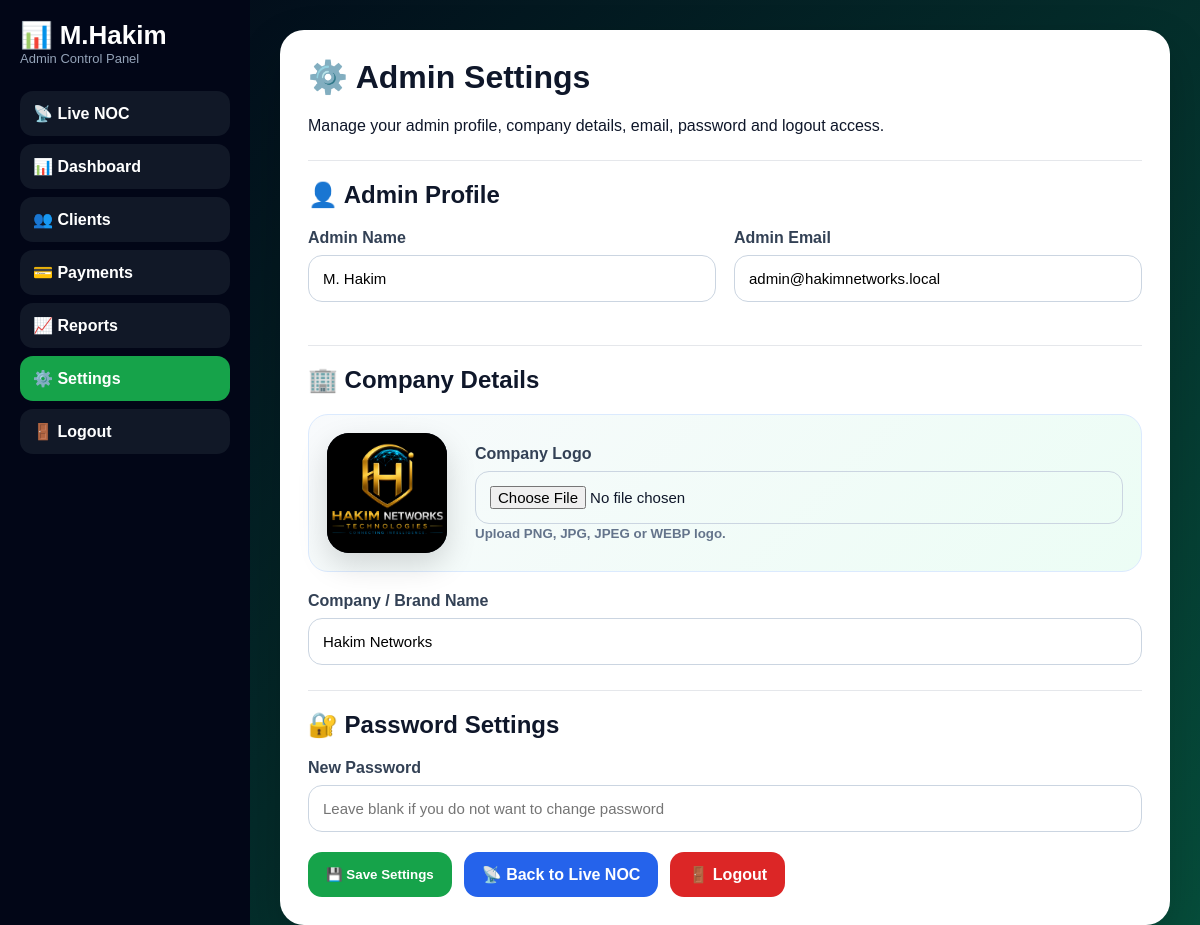
The page /settings.php on the database its author committed.
### tables this page shows
CREATE TABLE `admin_settings` (
  `id` int NOT NULL AUTO_INCREMENT,
  `company_name` varchar(150) DEFAULT NULL,
  `admin_name` varchar(150) DEFAULT NULL,
  `admin_email` varchar(150) DEFAULT NULL,
  `password_hash` varchar(255) DEFAULT NULL,
  `updated_at` timestamp NULL DEFAULT CURRENT_TIMESTAMP ON UPDATE CURRENT_TIMESTAMP,
  `logo_path` varchar(255) DEFAULT NULL,
  PRIMARY KEY (`id`)
);

### settings.php (the view, shortened to what this page needs)
<?php
require_once __DIR__ . "/config/database.php";
$pdo->exec("
    CREATE TABLE IF NOT EXISTS admin_settings (
        id INT PRIMARY KEY AUTO_INCREMENT,
        company_name VARCHAR(150),
        admin_name VARCHAR(150),
        admin_email VARCHAR(150),
        password_hash VARCHAR(255) NULL,
        updated_at TIMESTAMP DEFAULT CURRENT_TIMESTAMP ON UPDATE CURRENT_TIMESTAMP
    )
");
$settings = $pdo->query("SELECT * FROM admin_settings WHERE id=1")->fetch(PDO::FETCH_ASSOC);
?>
<!DOCTYPE html>
<html>
<head>
</head>
<body>
<div class="layout">
<aside class="sidebar">
    <div class="logo">📊 M.Hakim</div>
    <div class="sub">Admin Control Panel</div>
    <div class="nav">
        <a href="noc_final_clean.php">📡 Live NOC</a>
        <a href="noc_final_clean.php">📊 Dashboard</a>
        <a href="clients.php">👥 Clients</a>
        <a href="payments.php">💳 Payments</a>
        <a href="reports.php">📈 Reports</a>
        <a class="active" href="settings.php">⚙️ Settings</a>
        <a href="logout.php">🚪 Logout</a>
    </div>
</aside>
<main class="main">
<div class="card">
    <h1>⚙️ Admin Settings</h1>
    <p>Manage your admin profile, company details, email, password and logout access.</p>
    <form method="POST" enctype="multipart/form-data">
        <h2 class="section-title">👤 Admin Profile</h2>
        <div class="grid">
            <div class="field">
                <label>Admin Name</label>
                <input type="text" name="admin_name" value="<?php echo htmlspecialchars($settings["admin_name"] ?? ""); ?>" required>
            </div>
            <div class="field">
                <label>Admin Email</label>
                <input type="email" name="admin_email" value="<?php echo htmlspecialchars($settings["admin_email"] ?? ""); ?>" required>
            </div>
        </div>
        <h2 class="section-title">🏢 Company Details</h2>
        <div class="logo-box">
            <div class="logo-preview">
                <?php if(!empty($settings["logo_path"])): ?>
                    <img src="<?php echo htmlspecialchars($settings["logo_path"]); ?>" alt="Company Logo">
                <?php else: ?>
                    <span>📡</span>
                <?php endif; ?>
            </div>
            <div>
                <label>Company Logo</label>
                <input type="file" name="company_logo" accept="image/png,image/jpeg,image/jpg,image/webp">
                <small>Upload PNG, JPG, JPEG or WEBP logo.</small>
            </div>
        </div>
        <div class="field">
            <label>Company / Brand Name</label>
            <input type="text" name="company_name" value="<?php echo htmlspecialchars($settings["company_name"] ?? "Hakim Networks"); ?>" required>
        </div>
        <h2 class="section-title">🔐 Password Settings</h2>
        <div class="field">
            <label>New Password</label>
            <input type="password" name="new_password" placeholder="Leave blank if you do not want to change password">
        </div>
        <div class="btns">
            <button type="submit">💾 Save Settings</button>
            <a class="btn back" href="noc_final_clean.php">📡 Back to Live NOC</a>
            <a class="btn logout" href="logout.php">🚪 Logout</a>
        </div>
    </form>
</div>
</main>
</div>
</body>
</html>

### settings.php (style rules this page uses)
* { box-sizing:border-box }
body { margin:0;font-family:Arial,sans-serif;background:linear-gradient(135deg,#020617,#064e3b);color:#0f172a }
.layout { display:flex;min-height:100vh }
.sidebar { width:250px;background:#020617;color:white;position:fixed;top:0;bottom:0;left:0;padding:20px;overflow:auto }
.logo { font-size:26px;font-weight:900 }
.sub { font-size:13px;color:#94a3b8;margin-bottom:25px }
.nav a { display:block;color:white;text-decoration:none;background:#111827;margin:8px 0;padding:13px;border-radius:13px;font-weight:800 }
.nav a:hover,.nav a.active { background:#16a34a }
.main { margin-left:250px;width:calc(100% - 250px);padding:30px }
.card { background:white;border-radius:24px;padding:28px;box-shadow:0 18px 45px rgba(0,0,0,.18);max-width:900px;margin:auto }
h1 { margin-top:0;font-size:32px }
.grid { display:grid;grid-template-columns:1fr 1fr;gap:18px }
.field { margin-bottom:18px }
label { display:block;font-weight:900;margin-bottom:8px;color:#334155 }
input { width:100%;padding:14px;border:1px solid #cbd5e1;border-radius:14px;font-size:15px }
.btns { display:flex;gap:12px;flex-wrap:wrap;margin-top:20px }
button,.btn { border:none;background:#16a34a;color:white;padding:13px 18px;border-radius:14px;font-weight:900;text-decoration:none;cursor:pointer }
.logout { background:#dc2626 }
.back { background:#2563eb }
.section-title { margin-top:25px;padding-top:20px;border-top:1px solid #e5e7eb }
.logo-box { display:grid; grid-template-columns:130px 1fr; gap:18px; align-items:center; background:linear-gradient(135deg,#f8fafc,#ecfdf5); border:1px solid #dbeafe; border-radius:20px; padding:18px; margin-bottom:20px; }
.logo-preview { width:120px; height:120px; border-radius:22px; background:#020617; display:flex; align-items:center; justify-content:center; overflow:hidden; box-shadow:0 12px 30px rgba(0,0,0,.15); }
.logo-preview img { width:100%; height:100%; object-fit:cover; }
small { color:#64748b; font-weight:700; }

### rows shown on the page
admin_settings: admin_name "M. Hakim", admin_email "admin@hakimnetworks.local", logo_path (picture), company_name "Hakim Networks"
